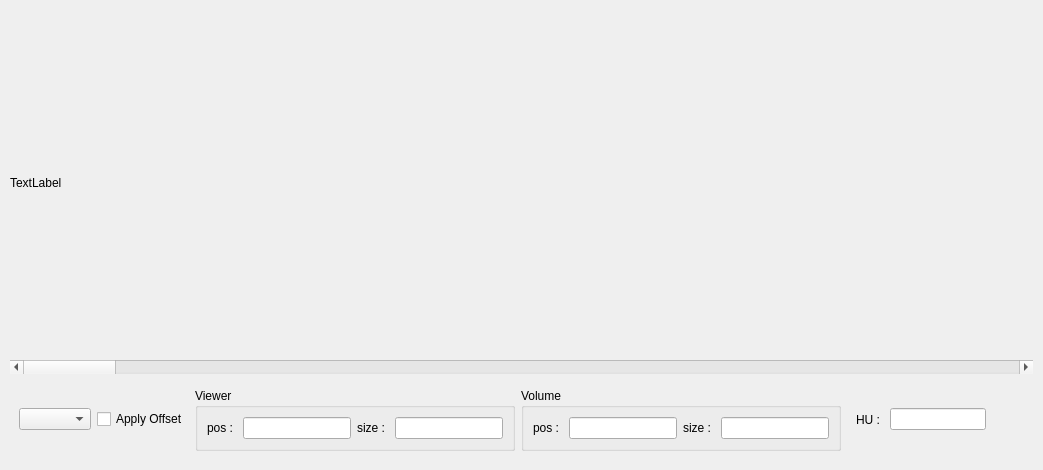
<?xml version="1.0" encoding="UTF-8"?>
<ui version="4.0">
 <class>DicomVolumeViewerDialog</class>
 <widget class="QDialog" name="DicomVolumeViewerDialog">
  <property name="geometry">
   <rect>
    <x>0</x>
    <y>0</y>
    <width>1043</width>
    <height>470</height>
   </rect>
  </property>
  <property name="windowTitle">
   <string>Dialog</string>
  </property>
  <layout class="QHBoxLayout" name="horizontalLayout_2">
   <property name="spacing">
    <number>5</number>
   </property>
   <property name="leftMargin">
    <number>5</number>
   </property>
   <property name="topMargin">
    <number>5</number>
   </property>
   <property name="rightMargin">
    <number>5</number>
   </property>
   <property name="bottomMargin">
    <number>5</number>
   </property>
   <item>
    <widget class="QWidget" name="widget_3" native="true">
     <layout class="QVBoxLayout" name="verticalLayout">
      <property name="spacing">
       <number>5</number>
      </property>
      <property name="leftMargin">
       <number>5</number>
      </property>
      <property name="topMargin">
       <number>5</number>
      </property>
      <property name="rightMargin">
       <number>5</number>
      </property>
      <property name="bottomMargin">
       <number>5</number>
      </property>
      <item>
       <widget class="QLabel" name="m_volumeViewer">
        <property name="text">
         <string>TextLabel</string>
        </property>
       </widget>
      </item>
      <item>
       <widget class="QScrollBar" name="m_sliderDepth">
        <property name="orientation">
         <enum>Qt::Horizontal</enum>
        </property>
       </widget>
      </item>
      <item>
       <widget class="QWidget" name="widget" native="true">
        <property name="sizePolicy">
         <sizepolicy hsizetype="Preferred" vsizetype="Fixed">
          <horstretch>0</horstretch>
          <verstretch>0</verstretch>
         </sizepolicy>
        </property>
        <layout class="QHBoxLayout" name="horizontalLayout">
         <item>
          <widget class="QComboBox" name="m_cboPlaneType"/>
         </item>
         <item>
          <widget class="QCheckBox" name="m_chkApplyOffset">
           <property name="text">
            <string>Apply Offset</string>
           </property>
          </widget>
         </item>
         <item>
          <widget class="QGroupBox" name="groupBox">
           <property name="sizePolicy">
            <sizepolicy hsizetype="Fixed" vsizetype="Preferred">
             <horstretch>0</horstretch>
             <verstretch>0</verstretch>
            </sizepolicy>
           </property>
           <property name="title">
            <string>Viewer</string>
           </property>
           <layout class="QHBoxLayout" name="horizontalLayout_3">
            <item>
             <widget class="QLabel" name="label_2">
              <property name="text">
               <string>pos : </string>
              </property>
             </widget>
            </item>
            <item>
             <widget class="QLineEdit" name="m_editPos_Viewer">
              <property name="sizePolicy">
               <sizepolicy hsizetype="Fixed" vsizetype="Fixed">
                <horstretch>0</horstretch>
                <verstretch>0</verstretch>
               </sizepolicy>
              </property>
             </widget>
            </item>
            <item>
             <widget class="QLabel" name="label_4">
              <property name="text">
               <string>size : </string>
              </property>
             </widget>
            </item>
            <item>
             <widget class="QLineEdit" name="m_editSize_Viewer">
              <property name="sizePolicy">
               <sizepolicy hsizetype="Fixed" vsizetype="Fixed">
                <horstretch>0</horstretch>
                <verstretch>0</verstretch>
               </sizepolicy>
              </property>
             </widget>
            </item>
           </layout>
          </widget>
         </item>
         <item>
          <widget class="QGroupBox" name="groupBox_2">
           <property name="sizePolicy">
            <sizepolicy hsizetype="Fixed" vsizetype="Preferred">
             <horstretch>0</horstretch>
             <verstretch>0</verstretch>
            </sizepolicy>
           </property>
           <property name="title">
            <string>Volume</string>
           </property>
           <layout class="QHBoxLayout" name="horizontalLayout_4">
            <item>
             <widget class="QLabel" name="label_3">
              <property name="text">
               <string>pos : </string>
              </property>
             </widget>
            </item>
            <item>
             <widget class="QLineEdit" name="m_editPos_Volume">
              <property name="sizePolicy">
               <sizepolicy hsizetype="Preferred" vsizetype="Fixed">
                <horstretch>0</horstretch>
                <verstretch>0</verstretch>
               </sizepolicy>
              </property>
             </widget>
            </item>
            <item>
             <widget class="QLabel" name="label_5">
              <property name="text">
               <string>size : </string>
              </property>
             </widget>
            </item>
            <item>
             <widget class="QLineEdit" name="m_editSize_Volume">
              <property name="sizePolicy">
               <sizepolicy hsizetype="Preferred" vsizetype="Fixed">
                <horstretch>0</horstretch>
                <verstretch>0</verstretch>
               </sizepolicy>
              </property>
             </widget>
            </item>
           </layout>
          </widget>
         </item>
         <item>
          <widget class="QWidget" name="widget_2" native="true">
           <property name="sizePolicy">
            <sizepolicy hsizetype="Expanding" vsizetype="Preferred">
             <horstretch>0</horstretch>
             <verstretch>0</verstretch>
            </sizepolicy>
           </property>
           <layout class="QHBoxLayout" name="horizontalLayout_5">
            <item>
             <widget class="QLabel" name="label">
              <property name="text">
               <string>HU : </string>
              </property>
             </widget>
            </item>
            <item>
             <widget class="QLineEdit" name="m_editHU"/>
            </item>
           </layout>
          </widget>
         </item>
         <item>
          <spacer name="horizontalSpacer">
           <property name="orientation">
            <enum>Qt::Horizontal</enum>
           </property>
           <property name="sizeHint" stdset="0">
            <size>
             <width>40</width>
             <height>20</height>
            </size>
           </property>
          </spacer>
         </item>
        </layout>
       </widget>
      </item>
     </layout>
    </widget>
   </item>
  </layout>
 </widget>
 <resources>
  <include location="../MainWindow.qrc"/>
 </resources>
 <connections/>
</ui>
